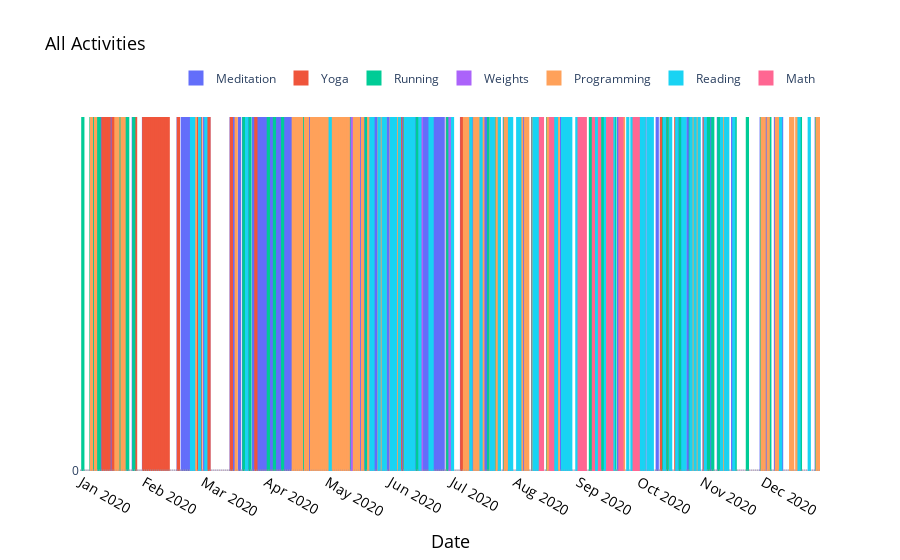

The code cell stored with this chart in its notebook:
### Code cell
fig = go.Figure()
fig.add_trace(go.Bar(x=daily['date'], y=daily['meditation'], name="Meditation", marker_line_color='#636EFA', marker_color='#636EFA',))
fig.add_trace(go.Bar(x=daily['date'], y=daily['yoga'], name="Yoga",marker_color='#EF553B', marker_line_color='#EF553B'))
fig.add_trace(go.Bar(x=daily['date'], y=daily['running'], name="Running",marker_color='#00CC96', marker_line_color='#00CC96'))
fig.add_trace(go.Bar(x=daily['date'], y=daily['weights'], name="Weights",marker_color='#AB63FA', marker_line_color='#AB63FA'))
fig.add_trace(go.Bar(x=daily['date'], y=daily['programming'], name="Programming",marker_color='#FFA15A', marker_line_color='#FFA15A'))
fig.add_trace(go.Bar(x=daily['date'], y=daily['reading'], name="Reading",marker_color='#19D3F3', marker_line_color='#19D3F3'))
fig.add_trace(go.Bar(x=daily['date'], y=daily['math'], name="Math",marker_color='#FF6692', marker_line_color='#FF6692'))

fig.update_traces(hovertemplate='%{x}')
fig.update_xaxes(title_text='Date',
                 tickfont=dict( color='Black', size=14),
                 nticks=12,
                 title_font=dict(size=18, color='Black'))
fig.update_yaxes(nticks=1)

fig.update_traces(marker_line_width=3)

fig.update_layout(legend=dict(
    orientation="h",
    yanchor="bottom",
    y=1.02,
    xanchor="right",
    x=1
))

fig.update_layout(plot_bgcolor='White', 
                  paper_bgcolor="White",
                  title_text="All Activities",
                  title_font=dict(size=18, color='Black'))
fig.show()
pio.write_html(fig, file='year_in_review/AllFrequency2.html', auto_open=False)

### Figure 1 — Plotly figure (JSON) as saved in the notebook; plotly's stock layout.template omitted (floating-point values rounded to 4 significant figures; data arrays with more than 128 entries replaced by an {"elided": "..."} marker saying what was removed)
{"data": [{"hovertemplate": "%{x}", "marker": {"color": "#636EFA", "line": {"color": "#636EFA", "width": 3}}, "name": "Meditation", "type": "bar", "x": {"elided": "363 str values"}, "y": {"elided": "363 int values"}}, {"hovertemplate": "%{x}", "marker": {"color": "#EF553B", "line": {"color": "#EF553B", "width": 3}}, "name": "Yoga", "type": "bar", "x": {"elided": "363 str values"}, "y": {"elided": "363 int values"}}, {"hovertemplate": "%{x}", "marker": {"color": "#00CC96", "line": {"color": "#00CC96", "width": 3}}, "name": "Running", "type": "bar", "x": {"elided": "363 str values"}, "y": {"elided": "363 int values"}}, {"hovertemplate": "%{x}", "marker": {"color": "#AB63FA", "line": {"color": "#AB63FA", "width": 3}}, "name": "Weights", "type": "bar", "x": {"elided": "363 str values"}, "y": {"elided": "363 int values"}}, {"hovertemplate": "%{x}", "marker": {"color": "#FFA15A", "line": {"color": "#FFA15A", "width": 3}}, "name": "Programming", "type": "bar", "x": {"elided": "363 str values"}, "y": {"elided": "363 int values"}}, {"hovertemplate": "%{x}", "marker": {"color": "#19D3F3", "line": {"color": "#19D3F3", "width": 3}}, "name": "Reading", "type": "bar", "x": {"elided": "363 str values"}, "y": {"elided": "363 int values"}}, {"hovertemplate": "%{x}", "marker": {"color": "#FF6692", "line": {"color": "#FF6692", "width": 3}}, "name": "Math", "type": "bar", "x": {"elided": "363 str values"}, "y": {"elided": "363 int values"}}], "layout": {"autosize": true, "legend": {"orientation": "h", "x": 1, "xanchor": "right", "y": 1.02, "yanchor": "bottom"}, "paper_bgcolor": "White", "plot_bgcolor": "White", "title": {"font": {"color": "Black", "size": 18}, "text": "All Activities"}, "xaxis": {"autorange": true, "nticks": 12, "range": ["2019-12-31 12:00", "2020-12-28 12:00"], "tickfont": {"color": "Black", "size": 14}, "title": {"font": {"color": "Black", "size": 18}, "text": "Date"}, "type": "date"}, "yaxis": {"autorange": true, "nticks": 1, "range": [0, 1.053], "type": "linear"}}}
